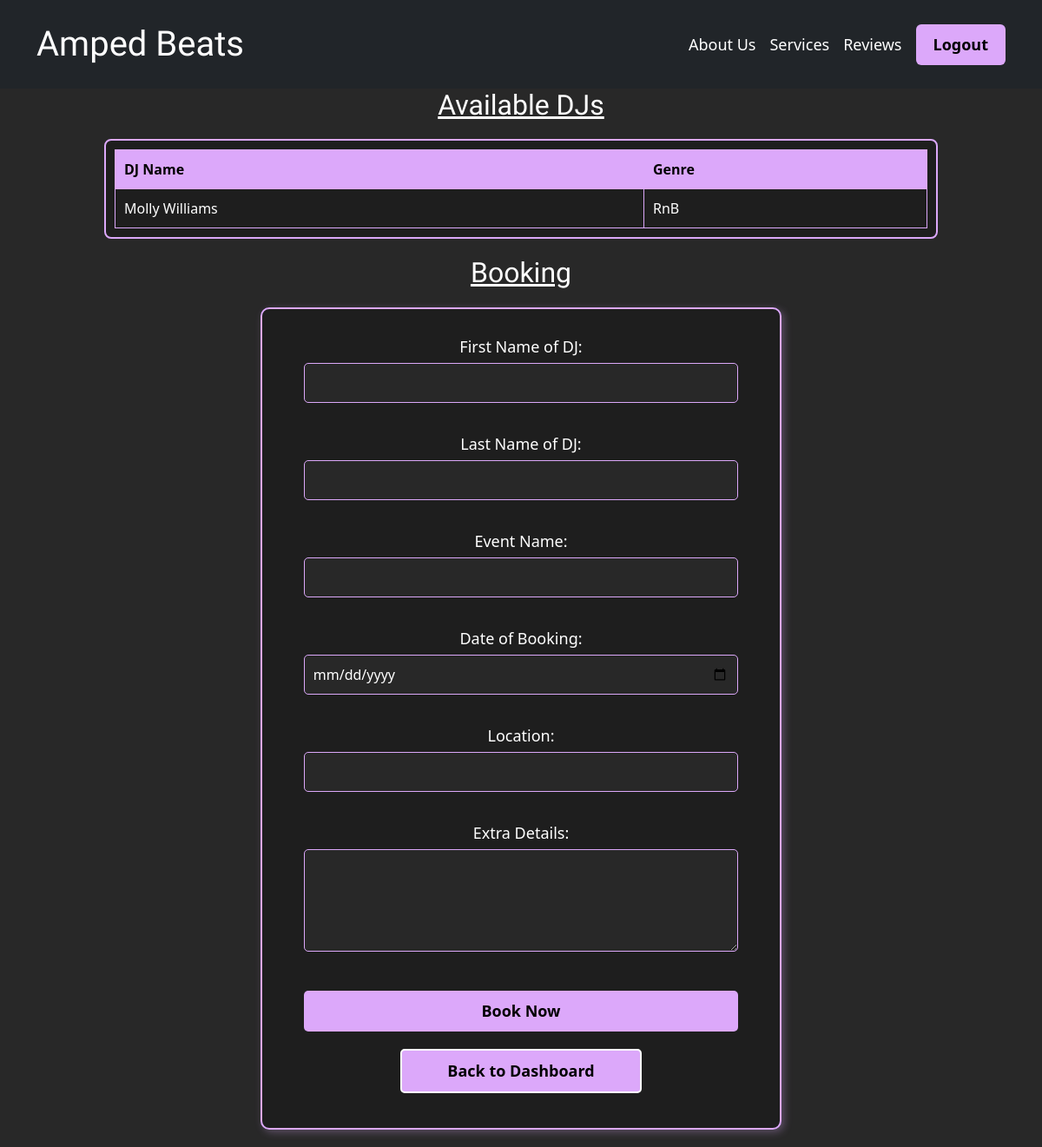
/booking_form.php, run on the app's committed database.
### tables this page shows
CREATE TABLE `discjockey` (
  `discjockeyID` int(8) NULL AUTO_INCREMENT,
  `accountID` int(8) NULL,
  `firstName` varchar(255) NOT NULL,
  `lastName` varchar(255) NOT NULL,
  `description` varchar(1024) NOT NULL,
  `genre` varchar(50) NOT NULL,
  `type` varchar(50) NOT NULL,
  PRIMARY KEY (`discjockeyID`),
  KEY `accountID` (`accountID`)
);

### booking_form.php (the view, shortened to what this page needs)
<!DOCTYPE html>
<html lang="en">
<head>
    <link href="https://cdn.jsdelivr.net/npm/bootstrap@5.2.3/dist/css/bootstrap.min.css" rel="stylesheet">
    <link rel="stylesheet" type="text/css" href="styles/booking_form.css" />
</head>
<body>
<nav class="navbar navbar-dark navbar-expand-md bg-dark py-3" action="customer_dashboard.php" method="post">
    <div class="container">
        <a class="navbar-brand d-flex align-items-center" href="index1.php">
            <span id="logoText">Amped Beats</span>
        </a><button data-bs-toggle="collapse" class="navbar-toggler" data-bs-target="#navcol-5"><span class="visually-hidden">Toggle navigation</span><span class="navbar-toggler-icon"></span></button>
        <div class="collapse navbar-collapse" id="navcol-5">
            <ul class="navbar-nav ms-auto">
                <li class="nav-item"><a class="nav-link" href="about_us1.php">About Us</a></li>
                <li class="nav-item"><a class="nav-link" href="services1.php">Services</a></li>
                <li class="nav-item"><a class="nav-link" href="reviews1.php">Reviews</a></li>
            </ul>
            <form  action="customer_dashboard.php" method="post">
                <button class="btn btn-primary ms-md-2" name="logout" type="submit">Logout</button>
            </form>
        </div>
    </div>
</nav>
<?php
include "db_connection.php";
$sql = "SELECT discjockeyID, firstname, lastname, genre FROM discjockey";
$result = $mysqli->query($sql);
?>
<h2>Available DJs</h2>
<div class="dj-table-container">
    <table>
        <thead>
            <tr>
                <th>DJ Name</th>
                <th>Genre</th>
            </tr>
        </thead>
        <tbody>
            <?php
            if ($result->num_rows > 0) {
                while ($row = $result->fetch_assoc()) {
                    echo "<tr><td>" . htmlspecialchars($row['firstname']) . " " . htmlspecialchars($row['lastname']) . "</td><td>" . htmlspecialchars($row['genre']) . "</td></tr>";
                }
            } else {
                echo "<tr><td colspan='2'>No DJs available</td></tr>";
            }
            ?>
        </tbody>
    </table>
</div>
<h2>Booking</h2>
<form id="form_main" action="booking_form.php" method="POST">
    <label for="dj_name">First Name of DJ:</label>
    <input type="text" id="dj_firstname" name="dj_firstname" required><br><br>
    <label for="dj_name">Last Name of DJ:</label>
    <input type="text" id="dj_lastname" name="dj_lastname" required><br><br>
    <label for="dj_name">Event Name:</label>
    <input type="text" id="event_name" name="event_name" required><br><br>
    <label for="booking_date">Date of Booking:</label>
    <input type="date" id="booking_date" name="booking_date" required><br><br>
    <label for="event_type">Location:</label>
    <input type="text" id="location" name="location" required><br><br>
    <label for="extra_details">Extra Details:</label>
    <textarea id="extra_details" name="extra_details" rows="4" cols="50"></textarea><br><br>
    <input type="submit" name="booking_form" value="Book Now">
    <a href="customer_dashboard.php" class="back-button">Back to Dashboard</a>
</form>
</body>
</html>

### styles/booking_form.css (style rules this page uses)
html, body { background-color: #282828; color: white; text-align: center; margin: 0; padding: 0; }
#logoText { font-family: "Black Ops One", sans-serif; font-size: 200%; }
h2 { color: white; text-decoration: underline; font-family: "Jockey One", sans-serif; }
.dj-table-container { max-height: 300px; overflow-y: auto; border: 2px solid #DCA8FA; margin: 20px auto; width: 80%; background-color: #1e1e1e; border-radius: 8px; padding: 10px; }
table { width: 100%; border-collapse: collapse; }
th, td { border: 1px solid #DCA8FA; padding: 10px; text-align: left; }
th { background-color: #DCA8FA; color: black; font-weight: bold; }
#form_main { background-color: #1e1e1e; width: 50%; margin: 20px auto; padding: 20px; border-radius: 10px; border: 2px solid #DCA8FA; box-shadow: 3px 3px 10px rgba(220, 168, 250, 0.3); }
label { font-size: 18px; color: white; display: block; margin-top: 10px; }
input, textarea { width: 90%; padding: 10px; margin-top: 5px; border-radius: 5px; border: 1px solid #DCA8FA; background-color: #282828; color: white; font-size: 16px; }
input[type="date"] { cursor: pointer; }
input[type="submit"] { background-color: #DCA8FA; color: black; font-size: 18px; font-weight: bold; border: none; cursor: pointer; margin-top: 15px; transition: background-color 0.3s ease; }
.back-button { display: block; width: 50%; margin: 20px auto; padding: 10px; text-align: center; background-color: #DCA8FA; color: black; font-size: 18px; font-weight: bold; text-decoration: none; border-radius: 5px; border: 2px solid white; transition: background-color 0.3s ease; }
.navbar { margin-bottom: 0; }
.navbar .navbar-nav .nav-item .nav-link { color: white; font-size: 18px; }
.navbar form button { background-color: #DCA8FA; color: black; font-size: 18px; font-weight: bold; border: none; cursor: pointer; margin-left: 15px; padding: 10px 20px; transition: background-color 0.3s ease; }

### data on the page
discjockey: firstName "Molly", lastName "Williams", genre "RnB"
